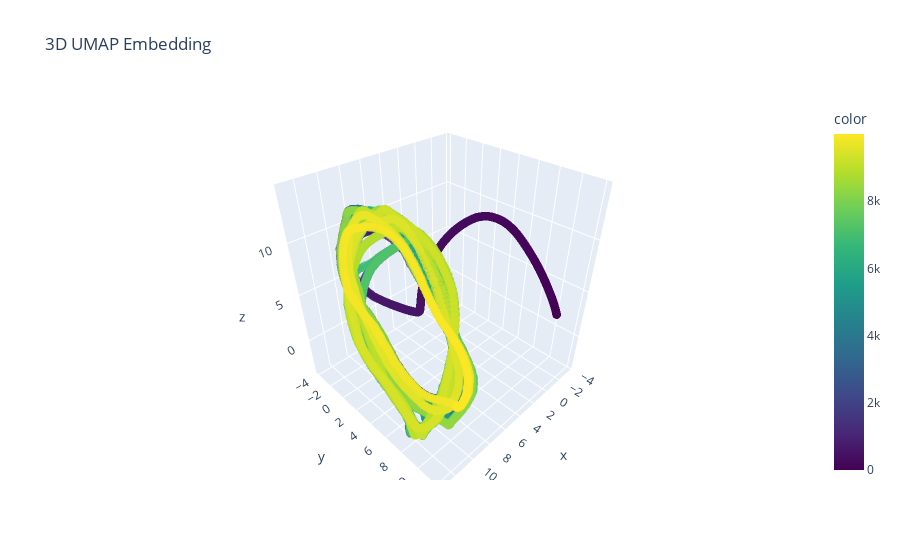

Notebook code for this chart:
### Code cell
# Fit UMAP to 3D
mapper = umap.UMAP(n_components=3).fit(data)
embedding = mapper.embedding_

# Create color values (time index here)
colors = np.arange(data.shape[0])

# Interactive scatter plot
fig = px.scatter_3d(
    x=embedding[:, 0],
    y=embedding[:, 1],
    z=embedding[:, 2],
    color=colors,
    color_continuous_scale='Viridis',
    title='3D UMAP Embedding',
    opacity=0.7
)

fig.update_traces(marker=dict(size=3))
fig.show()

### Figure 1 — Plotly figure (JSON) as saved in the notebook; plotly's stock layout.template omitted (floating-point values rounded to 4 significant figures; data arrays with more than 128 entries replaced by an {"elided": "..."} marker saying what was removed)
{"data": [{"hovertemplate": "x=%{x}<br>y=%{y}<br>z=%{z}<br>color=%{marker.color}<extra></extra>", "legendgroup": "", "marker": {"color": {"elided": "10000 int values"}, "coloraxis": "coloraxis", "opacity": 0.7, "size": 3, "symbol": "circle"}, "mode": "markers", "name": "", "scene": "scene", "showlegend": false, "type": "scatter3d", "x": {"elided": "10000 float values"}, "y": {"elided": "10000 float values"}, "z": {"elided": "10000 float values"}}], "layout": {"coloraxis": {"colorbar": {"title": {"text": "color"}}, "colorscale": [[0, "#440154"], [0.1111, "#482878"], [0.2222, "#3e4989"], [0.3333, "#31688e"], [0.4444, "#26828e"], [0.5556, "#1f9e89"], [0.6667, "#35b779"], [0.7778, "#6ece58"], [0.8889, "#b5de2b"], [1, "#fde725"]]}, "legend": {"tracegroupgap": 0}, "scene": {"domain": {"x": [0, 1], "y": [0, 1]}, "xaxis": {"title": {"text": "x"}}, "yaxis": {"title": {"text": "y"}}, "zaxis": {"title": {"text": "z"}}}, "title": {"text": "3D UMAP Embedding"}}}
